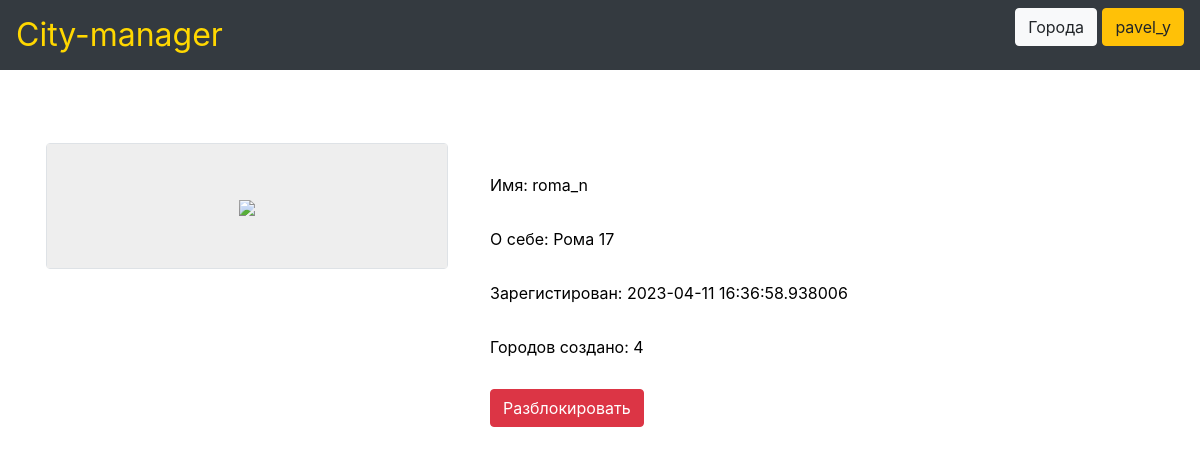
The page /users/1 (signed in) on the database its author committed.
### data/users.py (models this page shows, shortened)
class User(SqlAlchemyBase, UserMixin):
    __tablename__ = 'users'
    id = sqlalchemy.Column(sqlalchemy.Integer,
                           primary_key=True, autoincrement=True)
    name = sqlalchemy.Column(sqlalchemy.String, unique=True, nullable=True)
    about = sqlalchemy.Column(sqlalchemy.String, nullable=True)
    email = sqlalchemy.Column(sqlalchemy.String,
                              index=True, unique=True, nullable=True)
    photo = sqlalchemy.Column(sqlalchemy.BLOB, nullable=True)
    hashed_password = sqlalchemy.Column(sqlalchemy.String, nullable=True)
    created_date = sqlalchemy.Column(sqlalchemy.DateTime,
                                     default=datetime.datetime.now)
    def city_count(self):
        db_sess = db_session.create_session()
        cities = db_sess.query(City).filter(City.user_id == self.id).all()
        return len(cities)

### main.py (the view)
@app.route('/users/<int:id>', methods=['GET', 'POST'])
@login_required
def user_profile(id):
    if request.method == "GET":
        db_sess = db_session.create_session()
        user = db_sess.query(User).filter(User.id == id).first()
        if user:
            b_users = db_sess.query(BUsers.id).filter(BUsers.user_id == current_user.id).all()
            if b_users:
                b_users = [blocked_user[0] for blocked_user in b_users]
            return render_template('user.html', title=user.name, user=user, b_users=b_users)
        else:
            abort(404)

### data/db_session.py (called while the page is built)
def create_session() -> Session:
    global __factory
    return __factory()

### main.py (called while the page is built)
@login_manager.user_loader
def load_user(user_id):
    db_sess = db_session.create_session()
    return db_sess.query(User).get(user_id)

### templates/user.html
{% extends "base.html" %}
{% block content %}
<br><br><br>
<table border="0" class="profile-table">
    <tr><td valign="top">
        <div class="col-md6 border rounded">
            <div class="profile-ava">
                <img src="{{ url_for('userava', id=user.id) }}">
            </div>
        </div>
    </td>
    <td valign="top" class="profile-panel">
                   <ul class="profile-info">
                   <li style="user_info">Имя: {{ user.name }}</li>
                   <li style="user_info">О себе: {{ user.about }}</li>
                   <li style="user_info">Зарегистирован: {{ user.created_date  }}</li>
                   <li style="user_info">Городов создано: {{ user.city_count()  }}</li>
                   {% if user.id == current_user.id %}
                   <li><a class="btn btn-warning" href="{{url_for('blocked_users')}}">Заблокированные</a></li>
                   <li><a class="btn btn-dark" href="{{url_for('selected_cities')}}">Избранное</a></li>
                   <li><a class="btn btn-danger" href="{{url_for('logout')}}">Выйти из профиля</a></li>
                   {% elif user.id not in b_users %}
                   <li><a class="btn btn-danger" href="{{url_for('block', id=user.id)}}">Заблокировать</a></li>
                   {% else %}
                   <li><a class="btn btn-danger" href="{{url_for('unblock', id=user.id)}}">Разблокировать</a></li>
                   {% endif %}
                   </ul>
         </td></tr>
</table>
{% endblock %}

### templates/base.html (shortened to what this page needs)
<!doctype html>
<html lang="en">
<head>
    <link rel="stylesheet"
          href="https://stackpath.bootstrapcdn.com/bootstrap/4.4.1/css/bootstrap.min.css"
>
    <link rel="stylesheet" type="text/css" href="{{url_for('static', filename='css/style.css')}}" />
</head>
<body>
<header>
    <nav class="navbar navbar-dark bg-dark">
        <a style="color: gold; margin-left: 0; margin-right: auto; width: 16em;font-size: 2rem;" href="/">City-manager</a>
        {% if current_user.is_authenticated %}
        <p>
            <a class="btn btn-light" href="/main">Города</a>
            <a class="btn btn-warning" href="/users/{{ current_user.id }}">{{ current_user.name }}</a>
        </p>
        {% else %}
        <p>
            <a class="btn btn-light" href="/register">Зарегистрироваться</a>
            <a class="btn btn-warning" href="/login">Войти</a>
        </p>
        {% endif %}
    </nav>
</header>
<main role="main" class="container">
    {% block content %}{% endblock %}
</main>
</body>
</html>

### static/css/style.css (style rules this page uses)
p { color: black; font-size: 1.2em }
.profile-ava { width: 400px; text-align: center; overflow: hidden; background: #eee; padding: 50px; }
.profile-ava img { max-width: 300px; height: auto; }
.profile-panel { padding: 10 10 10 10px; }
ul.profile-info { list-style: none; margin: 10px 0 0 0; padding: 10; color: #000000; }
ul.profile-info li { margin-top: 30px; }
.profile-table { font-size: 2.em }

### rows shown on the page
User: name "pavel_y"
User: name "roma_n", about "Рома 17", created_date "2023-04-11 16:36:58.938006"

### other values the page prints
{{ user.city_count() }} "4"
